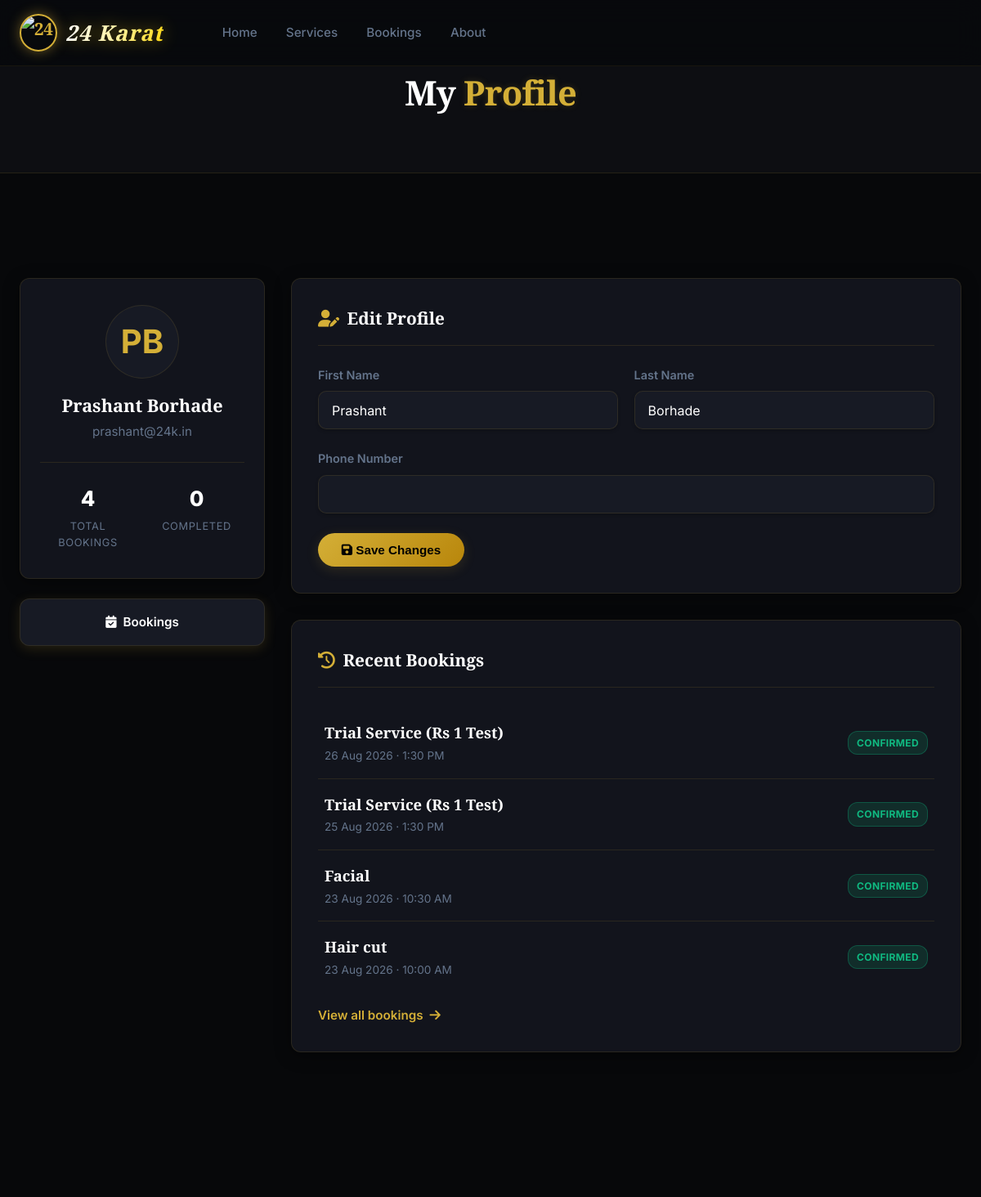
/auth/profile/ (signed in, upper part), run on an earlier commit of the app's database.
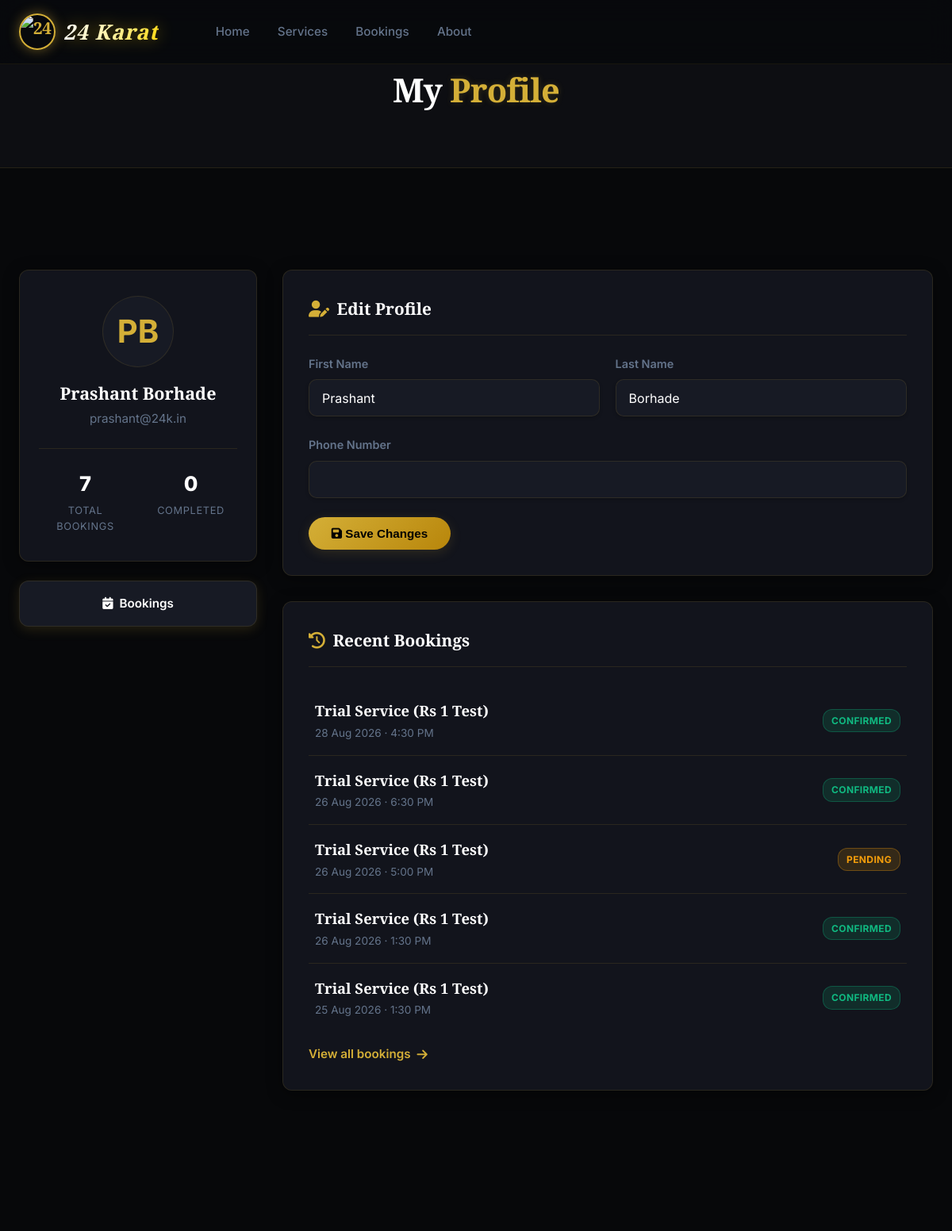
And on a later commit of the database.
### users/models.py (models this page shows, shortened)
class UserProfile(models.Model):
    user = models.OneToOneField(User, on_delete=models.CASCADE, related_name='profile')
    phone = models.CharField(max_length=20, blank=True)
    created_at = models.DateTimeField(auto_now_add=True)
    @property
    def total_bookings(self):
        return self.user.bookings.count()
    @property
    def completed_bookings(self):
        return self.user.bookings.filter(status='COMPLETED').count()

### booking/models.py (models this page shows, shortened)
class Booking(models.Model):
    STATUS_PENDING = 'PENDING'
    STATUS_CONFIRMED = 'CONFIRMED'
    STATUS_COMPLETED = 'COMPLETED'
    STATUS_CANCELLED = 'CANCELLED'
    STATUS_CHOICES = [
        (STATUS_PENDING, 'Pending'),
        (STATUS_CONFIRMED, 'Confirmed'),
        (STATUS_COMPLETED, 'Completed'),
        (STATUS_CANCELLED, 'Cancelled'),
    ]
    booking_id = models.CharField(max_length=20, unique=True, editable=False)
    user = models.ForeignKey(User, on_delete=models.SET_NULL, null=True, blank=True, related_name='bookings')
    service = models.ForeignKey(Service, on_delete=models.PROTECT, related_name='bookings', help_text="Primary service")
    services = models.ManyToManyField(Service, blank=True, related_name='multi_bookings', help_text="All selected services")
    barber = models.ForeignKey(Barber, on_delete=models.SET_NULL, null=True, blank=True, related_name='bookings')
    booking_date = models.DateField()
    booking_time = models.TimeField()
    customer_name = models.CharField(max_length=100)
    customer_phone = models.CharField(max_length=20)
    customer_email = models.EmailField()
    special_request = models.TextField(blank=True)
    amount = models.DecimalField(max_digits=8, decimal_places=2)
    status = models.CharField(max_length=20, choices=STATUS_CHOICES, default=STATUS_PENDING)
    created_at = models.DateTimeField(auto_now_add=True)
    updated_at = models.DateTimeField(auto_now=True)
    class Meta:
        ordering = ['-created_at']
        indexes = [
            models.Index(fields=['booking_date', 'booking_time']),
            models.Index(fields=['user', 'status']),
            models.Index(fields=['booking_id']),
        ]

class Service(models.Model):
    CATEGORY_CHOICES = [
        ('MALE', 'Male Services'),
        ('FEMALE', 'Female Services'),
    ]
    name = models.CharField(max_length=100)
    category = models.CharField(max_length=20, choices=CATEGORY_CHOICES, default='MALE')
    description = models.TextField()
    price = models.DecimalField(max_digits=8, decimal_places=2)
    duration = models.PositiveIntegerField(help_text="Duration in minutes")
    image = models.ImageField(upload_to='services/', null=True, blank=True)
    icon = models.CharField(
        max_length=50,
        default='scissors',
        help_text="Font Awesome icon name (e.g. scissors, star, spa)"
    )
    is_active = models.BooleanField(default=True)
    sort_order = models.PositiveIntegerField(default=0)
    created_at = models.DateTimeField(auto_now_add=True)
    class Meta:
        ordering = ['sort_order', 'price']
        verbose_name = 'Service'
        verbose_name_plural = 'Services'

### users/views.py (the view)
# urls.py: path('profile/', views.profile_view, name='profile'),
@login_required
def profile_view(request):
    user = request.user
    profile = user.profile
    if request.method == 'POST':
        form = ProfileUpdateForm(request.POST)
        if form.is_valid():
            user.first_name = form.cleaned_data['first_name']
            user.last_name = form.cleaned_data['last_name']
            user.save()
            profile.phone = form.cleaned_data['phone']
            profile.save()
            messages.success(request, "Profile updated successfully.")
            return redirect('profile')
    else:
        form = ProfileUpdateForm(initial={
            'first_name': user.first_name,
            'last_name': user.last_name,
            'phone': profile.phone,
        })
    recent_bookings = user.bookings.select_related('service').order_by('-created_at')[:5]
    context = {'form': form, 'recent_bookings': recent_bookings}
    return render(request, 'users/profile.html', context)

### users/forms.py
class ProfileUpdateForm(forms.Form):
    first_name = forms.CharField(
        max_length=50,
        widget=forms.TextInput(attrs={'class': 'form-control'})
    )
    last_name = forms.CharField(
        max_length=50,
        widget=forms.TextInput(attrs={'class': 'form-control'})
    )
    phone = forms.CharField(
        max_length=20,
        widget=forms.TextInput(attrs={'class': 'form-control'})
    )

### templates/users/profile.html (shortened to what this page needs)
{% extends 'base.html' %}
{% load static %}
{% block content %}
<div class="page-hero page-hero-sm">
  <div class="page-hero-content" data-animate="fade-up">
    <h1 class="page-hero-title">My <span class="text-gold">Profile</span></h1>
  </div>
</div>
<section class="section">
  <div class="container">
    <div class="profile-layout">
      <div class="profile-sidebar" data-animate="fade-up">
        <div class="profile-avatar-card">
          <div class="profile-avatar-large">
            {{ user.first_name|first|upper }}{{ user.last_name|first|upper }}
          </div>
          <h2 class="profile-name">{{ user.get_full_name|default:user.username }}</h2>
          <p class="profile-email">{{ user.email }}</p>
          <div class="profile-stats">
            <div class="profile-stat">
              <div class="profile-stat-num">{{ user.profile.total_bookings }}</div>
              <div class="profile-stat-label">Total Bookings</div>
            </div>
            <div class="profile-stat">
              <div class="profile-stat-num">{{ user.profile.completed_bookings }}</div>
              <div class="profile-stat-label">Completed</div>
            </div>
          </div>
        </div>
        <a href="{% url 'booking_list' %}" class="btn-gold profile-bookings-btn">
          <i class="fa-solid fa-calendar-check"></i> Bookings
        </a>
      </div>
      <div class="profile-main" data-animate="fade-up" data-delay="100">
        <div class="profile-card">
          <h3 class="profile-card-title"><i class="fa-solid fa-user-pen"></i> Edit Profile</h3>
          <form method="post" novalidate>
            <div class="form-row-2">
              <div class="form-group">
                <label class="form-label">First Name</label>
                {{ form.first_name }}
              </div>
              <div class="form-group">
                <label class="form-label">Last Name</label>
                {{ form.last_name }}
              </div>
            </div>
            <div class="form-group">
              <label class="form-label">Phone Number</label>
              {{ form.phone }}
            </div>
            <button type="submit" class="btn-gold">
              <i class="fa-solid fa-floppy-disk"></i> Save Changes
            </button>
          </form>
        </div>
        {% if recent_bookings %}
        <div class="profile-card">
          <h3 class="profile-card-title"><i class="fa-solid fa-clock-rotate-left"></i> Recent Bookings</h3>
          <div class="recent-bookings-list">
            {% for booking in recent_bookings %}
            <a href="{% url 'booking_detail' booking.booking_id %}" class="recent-booking-item">
              <div class="recent-booking-info">
                <div class="recent-booking-service">{{ booking.service.name }}</div>
                <div class="recent-booking-date">{{ booking.booking_date|date:"d M Y" }} · {{ booking.booking_time|time:"g:i A" }}</div>
              </div>
              <div class="status-badge status-{{ booking.status|lower }}">{{ booking.status }}</div>
            </a>
            {% endfor %}
          </div>
          <a href="{% url 'booking_list' %}" class="profile-view-all">View all bookings <i class="fa-solid fa-arrow-right"></i></a>
        </div>
        {% endif %}
      </div>
    </div>
  </div>
</section>
{% endblock %}

What changed in the data, as far as the page shows it:
no longer on this page (row unchanged): Booking: service.name "Facial", booking_date "23 Aug 2026", booking_time "10:30 AM", status "CONFIRMED"
no longer on this page (row unchanged): Booking: service.name "Hair cut", booking_date "23 Aug 2026", booking_time "10:00 AM", status "CONFIRMED"
added Booking: service.name "Trial Service (Rs 1 Test)", booking_date "28 Aug 2026", booking_time "4:30 PM", status "CONFIRMED"
added Booking: service.name "Trial Service (Rs 1 Test)", booking_date "26 Aug 2026", booking_time "6:30 PM", status "CONFIRMED"
added Booking: service.name "Trial Service (Rs 1 Test)", booking_date "26 Aug 2026", booking_time "5:00 PM", status "PENDING"
Also different on the page:
{{ user.profile.total_bookings }}: "4" → "7"
